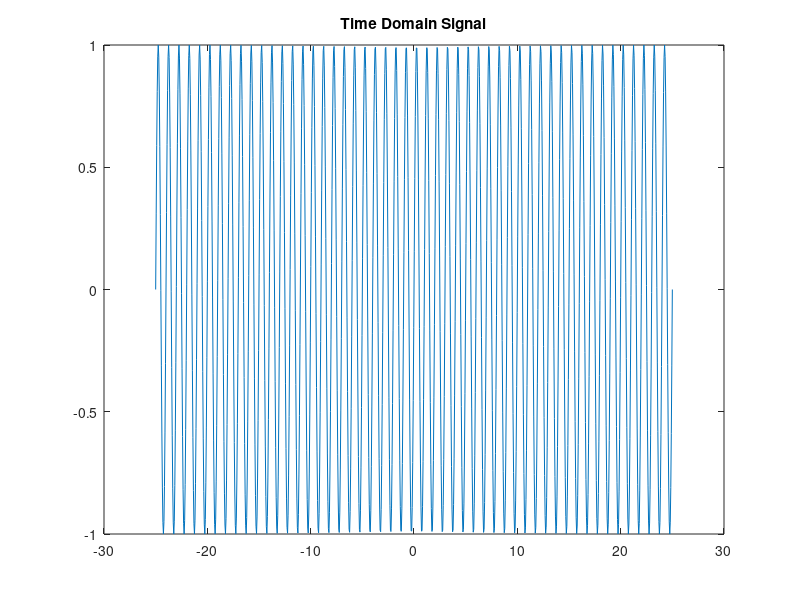

MATLAB code to generate this figure: (Note: this script raises an error after producing the figure.)
% test to see if which is faster
t=linspace(-25,25,1000);
Fs=1/(t(2)-t(1));
window=70;
noverlap= 50;
nfft=1000;

x=sin(t*(2*pi));

%% plot signal

figure(1)
plot(t,x)
title('Time Domain Signal')

%% spectogram methds

% %method 1 spectogram
% tic
% spectrogram(x);
% toc

%%% comments
% method 1 takes about 1-2 ms to execute

%method 2
tic
figure(2)
spectrogram(x,window,noverlap,nfft,Fs);
toc
%display